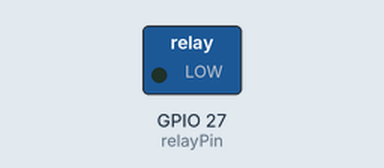
This sketch was run on a simulated ESP32. Parts: switched loads named in the sketch (green lamp = pin HIGH). Random numbers use the default seed unless the sketch sets one; what the sketch prints to the serial monitor is not drawn.

Above: at 0.1 s.
At 120.2 s:
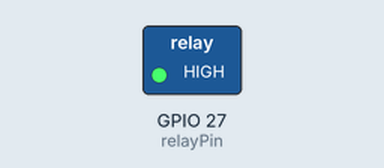
Timing chart, 0 to 126.6 s (numbered marks = the images above):
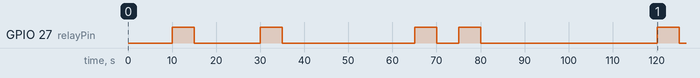

Measured:
- by itself, GPIO 27 (relayPin): LOW → HIGH at 10.0 s, → LOW 5.0 s later, → HIGH 15.0 s later, → LOW 5.0 s later, … (10 changes in this stretch)

The sketch:

smart_sprinkle.ino
```cpp
// smart_sprinkler.ino

const int relayPin = 27;               // ขาเชื่อม Relay
const int moistureThreshold = 400;     // เกณฑ์ค่าความชื้น (ยิ่งต่ำยิ่งแห้ง)

void setup() {
  Serial.begin(115200);
  pinMode(relayPin, OUTPUT);
  digitalWrite(relayPin, LOW); // เริ่มต้นปิดน้ำ
  Serial.println("🌱 ระบบรดน้ำต้นไม้เริ่มทำงานแล้ว...");
}

void loop() {
  // จำลองค่าความชื้นระหว่าง 300-800 แทน sensor จริง
  int moistureValue = random(300, 800);

  // แสดงค่าความชื้น
  Serial.print("💧 ค่าความชื้น: ");
  Serial.println(moistureValue);

  // ตัดสินใจว่าจะรดน้ำหรือไม่
  if (moistureValue < moistureThreshold) {
    Serial.println("🌵 ดินแห้ง! กำลังรดน้ำ...");
    digitalWrite(relayPin, HIGH); // เปิดน้ำ
  } else {
    Serial.println("🌴 ดินชุ่ม! ยังไม่ต้องรดน้ำ");
    digitalWrite(relayPin, LOW); // ปิดน้ำ
  }

  delay(5000); // รอ 5 วิแล้วตรวจอีกครั้ง
}
```
